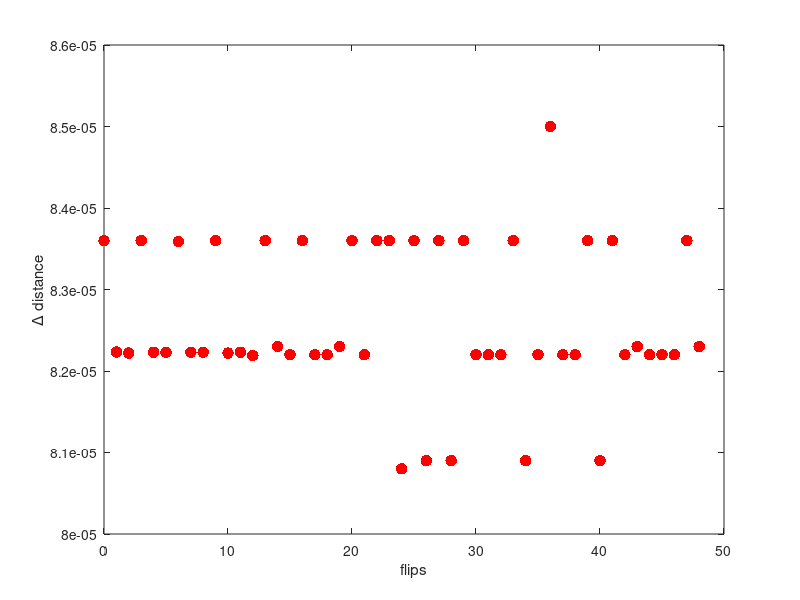

Write MATLAB code to recreate this figure.
function distance_flip_rate
    D = load('small_distance_ode_d.csv');
    R = load('small_distance_ode_res.csv');

    minFlips = min(R(:));
    maxFlips = max(R(:));

    % find impulse diff between flips
    flip = 0;
    prevIndex = 1;
    for index = 1:length(D)
        currentFlip = R(index);
        if currentFlip >= 50
            D(index)
            break;
        end
        if currentFlip > flip
            currentFlip
            F(flip + 1) = D(index) - D(prevIndex);
            prevIndex = index;
            flip = currentFlip;
        end
    end

    length(F)
    length(minFlips:maxFlips-1)

    clf;
    plot(0:length(F)-1, F, 'r.', 'MarkerSize', 25);
    xlabel('flips');
    ylabel('Δ distance');
end
